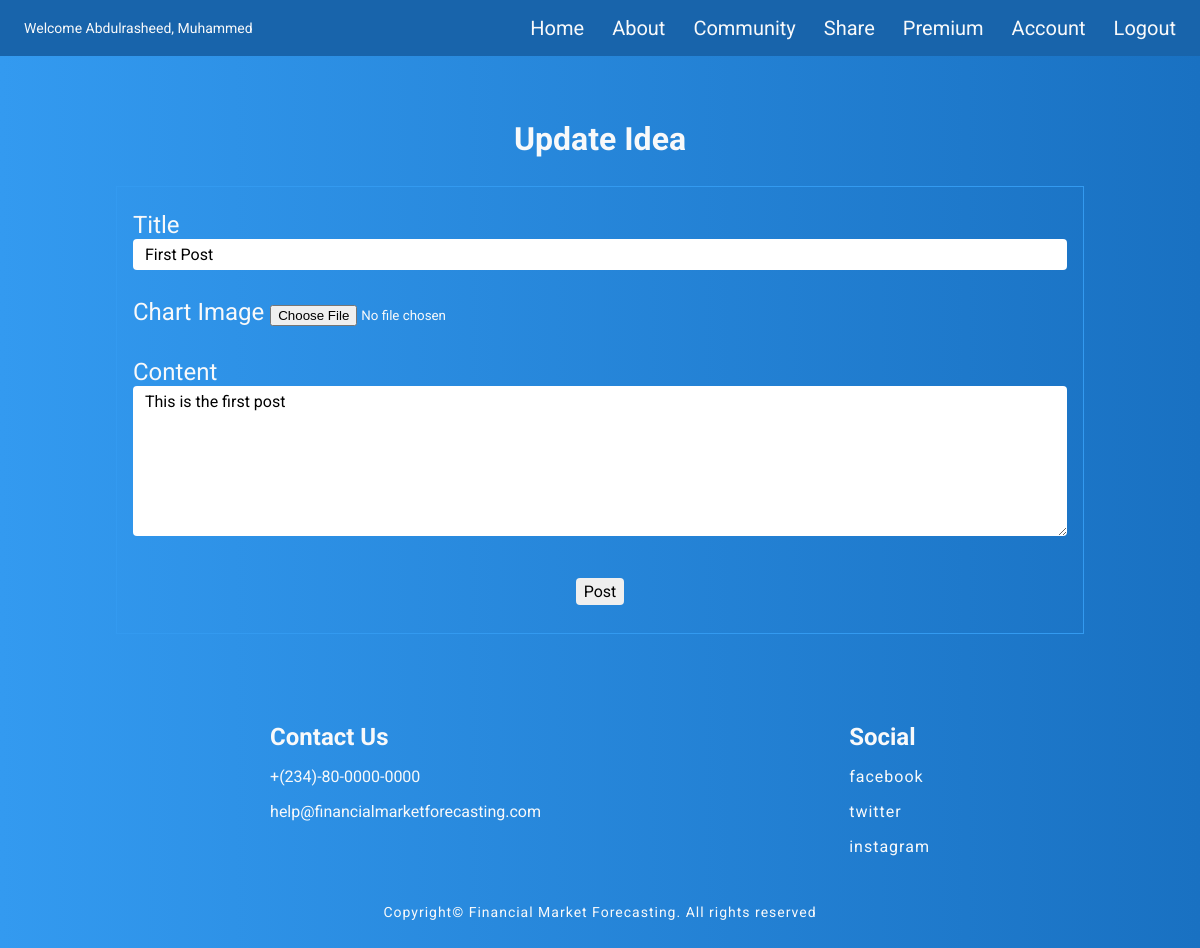
Screenshot of /post/1/update (signed in) with the database file from the repository.
### forecasting/models.py (models this page shows, shortened)
class User(db.Model, UserMixin):
     id = db.Column(db.Integer, primary_key=True)
     firstname = db.Column(db.String(25), nullable=False)
     lastname = db.Column(db.String(25), nullable=False)
     email = db.Column(db.String(25), unique=True, nullable=False)
     image_file = db.Column(db.String(20), nullable=False, default='default.jpg')
     password = db.Column(db.String(60), nullable=False)
     posts = db.relationship('Post', backref='author', lazy=True)

class Post(db.Model):
     id = db.Column(db.Integer, primary_key=True)
     title = db.Column(db.String(100), nullable=False)
     date_posted = db.Column(db.DateTime, nullable=False, default=datetime.utcnow)
     content = db.Column(db.Text, nullable=False)
     chart = db.Column(db.String(255))
     user_id = db.Column(db.Integer, db.ForeignKey('user.id'), nullable=False)

### forecasting/routes.py (the view)
@app.route("/post/<int:post_id>/update",  methods=['GET', 'POST'])
@login_required
def update_post(post_id):
    post = Post.query.get_or_404(post_id)
    if post.author != current_user:
        abort(403)
    form = PostForm()
    if form.validate_on_submit():
        post.title = form.title.data
        post.content = form.content.data
        if form.chart.data:
            chart_file = form.chart.data
            chart_filename = save_picture(chart_file)
            post.chart = chart_filename
        db.session.commit()
        flash('Updated Successfully', 'success')
        return redirect(url_for('post', post_id=post.id))
    elif request.method == 'GET':
        form.title.data = post.title
        form.content.data = post.content
    return render_template('share.html', title='Update Ideas', form=form, legend='Update Idea')

### forecasting/forms.py
class PostForm(FlaskForm):
    title = StringField('Title', validators=[DataRequired()])
    chart = FileField('Chart Image', validators=[FileAllowed(['jpg', 'png'])])
    content = TextAreaField('Content', validators=[DataRequired()])
    submit = SubmitField('Post')

### forecasting/models.py (called while the page is built)
@login_manager.user_loader
def load_user(user_id):
     return User.query.get(int(user_id))

### forecasting/templates/share.html (shortened to what this page needs)
{% extends "layout.html"%}
{% block content %}
<section class="new-post">
  <div class="chart">
    <h1 class="chart-header">{{ legend }}</h1>
  </div>
  <form action="" method="POST" class="register-form shared-idea" enctype="multipart/form-data">
    <div class="title">
      {{ form.title.label() }}
      {% if form.title.errors %}
      {{ form.title(class="signin-input invalid") }}
      <div class="invalid-feedback">
        {% for error in form.title.errors %}
        <span>{{ error }}</span>
        {% endfor %}
      </div>
      {% else %}
      {{ form.title(class="signin-input") }}
      {% endif %}
    </div>
    <div class="update-profile">
      {{ form.chart.label }}
      {{ form.chart(class="upload-new-chart") }}
    </div>
    <div class="content">
      <p>
        {{ form.content.label() }}
        {% if form.content.errors %}
        {{ form.content(class="signin-input invalid") }}
      <div class="invalid-feedback">
        {% for error in form.content.errors %}
        <span>{{ error }}</span>
        {% endfor %}
      </div>
      {% else %}
      {{ form.content(class="signin-input comments") }}
      {% endif %}
      </p>
    </div>
    <div class="submit">
      {{ form.submit(class="submit") }}
    </div>
  </form>
</section>
{% endblock content %}

### forecasting/templates/layout.html (shortened to what this page needs)
<!DOCTYPE html>
<html lang="en">
<head>
  <link rel="stylesheet" type="text/css" href="{{ url_for('static', filename='main.css') }}">
</head>
<body>
  <header class="nav-bar">
    {% if current_user.is_authenticated %}
    <p class="greeting">Welcome {{ current_user.firstname }}, {{ current_user.lastname }}</p>
    {% else %}
    <p class="greeting">Welcome Anonymous</p>
    {% endif %}
    <nav class="nav-link">
      <ul class="nav">
        <li><a href="{{ url_for('home') }}">Home</a></li>
        <li><a href="{{ url_for('about') }}">About</a></li>
        <li><a href="{{ url_for('community') }}">Community</a></li>
        {% if current_user.is_authenticated %}
        <li><a href="{{ url_for('new_post') }}">Share</a></li>
        <li><a href="#">Premium</a></li>
        <li><a href="{{ url_for('account') }}">Account</a>
        <li><a href="{{ url_for('logout') }}">Logout </a>
        </li>
        {% else %}
        <li>
          <a href="{{ url_for('login') }}">Login</a>
        </li>
        {% endif %}
      </ul>
    </nav>
  </header>
  <main class="cotainer">
    <section class="content">
      {% block content %} {% endblock content %}
    </section>
    <aside class="aside">
      <div>
        <h5 class="aside-header">Contact Us</h5>
        <ul class="aside-list">
          <li>+(234)-80-0000-0000</li>
          <li>help@financialmarketforecasting.com</li>
        </ul>
      </div>
      <div>
        <h5 class="aside-header">Social</h5>
        <ul class="aside-list">
          <li><a href="#">facebook</a></li>
          <li><a href="#">twitter</a></li>
          <li><a href="#">instagram</a></li>
        </ul>
      </div>
    </aside>
  </main>
  <footer>
    <p class="copyright">Copyright&copy; Financial Market Forecasting. All rights reserved</p>
  </footer>
</body>
</html>

### forecasting/static/main.css (style rules this page uses)
* { margin: 0; padding: 0; color: #f8f9fa; box-sizing: border-box; font-family: 'Roboto', sans-serif; }
body { background: linear-gradient(to right, #339af0, #1971c2); }
.nav-bar { display: flex; position: fixed; width: 100%; top: 0; z-index: 1000; justify-content: space-between; background-color: #1864ab; align-items: center; padding: 16px 24px; margin: 0 auto; }
.greeting { font-size: 14px; }
.nav { display: flex; gap: 28px; align-items: center; font-size: 20px; list-style-type: none; }
.nav-link a { text-decoration: none; }
.cotainer { max-width: 1000px; margin-top: 60px; margin-left: auto; margin-right: auto; position: relative; padding: 0 16px; }
.copyright { font-size: 14px; text-align: center; letter-spacing: 1px; margin-bottom: 44px; padding: 8px 0; }
.aside { display: flex; justify-content: space-around; margin-top: 44px; margin-bottom: 24px; }
.aside-header { font-size: 24px; }
.aside-list { display: flex; flex-direction: column; list-style-type: none; gap: 16px; margin: 16px 0; }
.aside-list a { text-decoration: none; font-size: 16px; letter-spacing: 1px; }
.comments { width: 100%; height: 150px; font-size: 14px; }
.signin-form, .register-form { border: 1px solid #339af0; display: flex; flex-direction: column; padding: 8px 16px; margin-bottom: 16px; }
.shared-idea { margin-bottom: 45px; gap: 16px; }
.signin-input, .register-input { font-size: 16px; padding: 6px 12px; border-radius: 4px; border: none; color: #000; }
.email, .password, .confirm-password, .firstname, .lastname, .title, .content { display: flex; flex-direction: column; font-size: 24px; margin-top: 16px; }
.submit { display: block; flex-direction: column; justify-content: center; align-items: center; font-size: 16px; color: #000; margin: 8px auto; padding: 4px 8px; border: none; border-radius: 4px; }
.chart-header { margin: 0 auto; margin-top: 60px; margin-bottom: 28px; font-size: 32px; text-align: center; }
.update-profile { margin-top: 12px; }

### rows the page displays
User: firstname "Abdulrasheed", lastname "Muhammed"
Post: title "First Post", content "This is the first post"

### other values shown
{{ legend }} "Update Idea"
